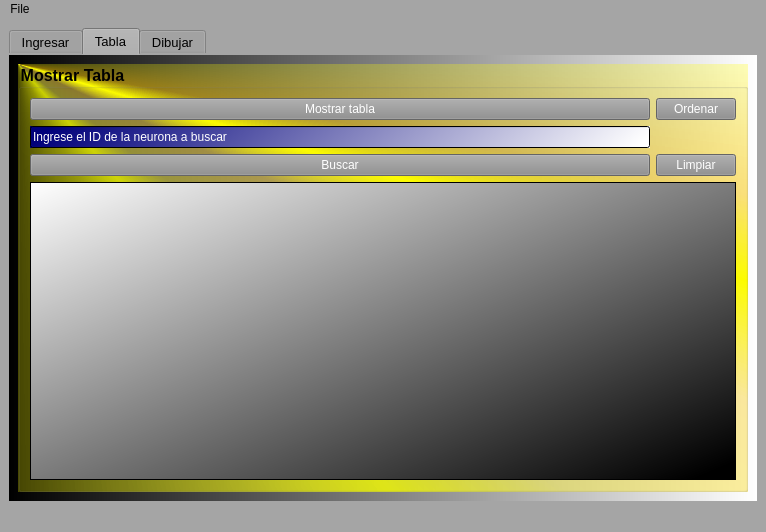
<?xml version="1.0" encoding="UTF-8"?>
<ui version="4.0">
 <class>MainWindow</class>
 <widget class="QMainWindow" name="MainWindow">
  <property name="geometry">
   <rect>
    <x>0</x>
    <y>0</y>
    <width>766</width>
    <height>532</height>
   </rect>
  </property>
  <property name="windowTitle">
   <string>MainWindow</string>
  </property>
  <property name="styleSheet">
   <string notr="true">background-color: rgb(165, 165, 165);
gridline-color: rgb(0, 0, 0);
border-bottom-color: rgb(0, 0, 0);
alternate-background-color: rgb(0, 0, 0);
color: rgb(0, 0, 0);</string>
  </property>
  <property name="toolButtonStyle">
   <enum>Qt::ToolButtonIconOnly</enum>
  </property>
  <widget class="QWidget" name="centralwidget">
   <property name="styleSheet">
    <string notr="true">border-bottom-color: rgb(0, 0, 0);</string>
   </property>
   <layout class="QGridLayout" name="gridLayout">
    <item row="0" column="0">
     <widget class="QTabWidget" name="table_widget">
      <property name="font">
       <font>
        <pointsize>10</pointsize>
       </font>
      </property>
      <property name="toolTip">
       <string>&lt;html&gt;&lt;head/&gt;&lt;body&gt;&lt;p&gt;Ingresar&lt;/p&gt;&lt;/body&gt;&lt;/html&gt;</string>
      </property>
      <property name="styleSheet">
       <string notr="true">color: rgb(0, 0, 0);
gridline-color: rgb(0, 0, 0);
border-color: rgb(0, 0, 0);
alternate-background-color: rgb(0, 0, 0);
border-bottom-color: rgb(0, 0, 0);</string>
      </property>
      <property name="currentIndex">
       <number>1</number>
      </property>
      <widget class="QWidget" name="Ingresar">
       <property name="enabled">
        <bool>true</bool>
       </property>
       <property name="tabletTracking">
        <bool>false</bool>
       </property>
       <property name="acceptDrops">
        <bool>false</bool>
       </property>
       <property name="whatsThis">
        <string>&lt;html&gt;&lt;head/&gt;&lt;body&gt;&lt;p&gt;Ingresar&lt;/p&gt;&lt;/body&gt;&lt;/html&gt;</string>
       </property>
       <property name="accessibleName">
        <string/>
       </property>
       <property name="accessibleDescription">
        <string/>
       </property>
       <property name="autoFillBackground">
        <bool>false</bool>
       </property>
       <property name="styleSheet">
        <string notr="true">background-color: qlineargradient(spread:pad, x1:0, y1:0, x2:1, y2:0, stop:0 rgba(0, 0, 0, 255), stop:1 rgba(255, 255, 255, 255));
gridline-color: rgb(0, 0, 0);
border-bottom-color: rgb(0, 0, 0);</string>
       </property>
       <attribute name="title">
        <string>Ingresar</string>
       </attribute>
       <layout class="QGridLayout" name="gridLayout_3">
        <item row="0" column="0">
         <widget class="QGroupBox" name="groupBox_Neurona_agregar">
          <property name="font">
           <font>
            <pointsize>12</pointsize>
            <bold>true</bold>
           </font>
          </property>
          <property name="styleSheet">
           <string notr="true">color: rgb(0, 0, 0);
background-color: qconicalgradient(cx:0, cy:0, angle:135, stop:0 rgba(255, 255, 0, 69), stop:0.375 rgba(255, 255, 0, 69), stop:0.423533 rgba(251, 255, 0, 145), stop:0.45 rgba(247, 255, 0, 208), stop:0.477581 rgba(255, 244, 71, 130), stop:0.518717 rgba(255, 218, 71, 130), stop:0.55 rgba(255, 255, 0, 255), stop:0.57754 rgba(255, 203, 0, 130), stop:0.625 rgba(255, 255, 0, 69), stop:1 rgba(255, 255, 0, 69));</string>
          </property>
          <property name="title">
           <string>Ingresar neurona</string>
          </property>
          <layout class="QGridLayout" name="gridLayout_4">
           <item row="0" column="0">
            <widget class="QLabel" name="label_ID">
             <property name="styleSheet">
              <string notr="true">color: rgb(0, 0, 0);
background-color: rgb(44, 55, 79);</string>
             </property>
             <property name="text">
              <string>&lt;html&gt;&lt;head/&gt;&lt;body&gt;&lt;p&gt;&lt;span style=&quot; color:#ffffff;&quot;&gt;ID&lt;/span&gt;&lt;/p&gt;&lt;/body&gt;&lt;/html&gt;</string>
             </property>
            </widget>
           </item>
           <item row="0" column="1">
            <widget class="QLineEdit" name="leID">
             <property name="styleSheet">
              <string notr="true">color: rgb(255, 255, 255);
border-bottom-color: rgb(0, 0, 0);
background-color: rgb(141, 141, 141);</string>
             </property>
            </widget>
           </item>
           <item row="1" column="0">
            <widget class="QLabel" name="label_Voltaje">
             <property name="styleSheet">
              <string notr="true">background-color: rgb(44, 55, 79);</string>
             </property>
             <property name="text">
              <string>&lt;html&gt;&lt;head/&gt;&lt;body&gt;&lt;p&gt;&lt;span style=&quot; color:#ffffff;&quot;&gt;Voltaje&lt;/span&gt;&lt;/p&gt;&lt;/body&gt;&lt;/html&gt;</string>
             </property>
            </widget>
           </item>
           <item row="1" column="1">
            <widget class="QLineEdit" name="levoltaje">
             <property name="styleSheet">
              <string notr="true">color: rgb(255, 255, 255);
background-color: rgb(141, 141, 141);</string>
             </property>
            </widget>
           </item>
           <item row="2" column="0">
            <widget class="QLabel" name="label_X">
             <property name="styleSheet">
              <string notr="true">background-color: rgb(44, 55, 79);</string>
             </property>
             <property name="text">
              <string>&lt;html&gt;&lt;head/&gt;&lt;body&gt;&lt;p&gt;&lt;span style=&quot; color:#ffffff;&quot;&gt;Posicion X&lt;/span&gt;&lt;/p&gt;&lt;/body&gt;&lt;/html&gt;</string>
             </property>
            </widget>
           </item>
           <item row="2" column="1">
            <widget class="QLineEdit" name="leX">
             <property name="styleSheet">
              <string notr="true">color: rgb(255, 255, 255);
background-color: rgb(141, 141, 141);</string>
             </property>
            </widget>
           </item>
           <item row="3" column="0">
            <widget class="QLabel" name="label_Y">
             <property name="styleSheet">
              <string notr="true">background-color: rgb(44, 55, 79);</string>
             </property>
             <property name="text">
              <string>&lt;html&gt;&lt;head/&gt;&lt;body&gt;&lt;p&gt;&lt;span style=&quot; color:#ffffff;&quot;&gt;Posicion Y&lt;/span&gt;&lt;/p&gt;&lt;/body&gt;&lt;/html&gt;</string>
             </property>
            </widget>
           </item>
           <item row="3" column="1">
            <widget class="QLineEdit" name="leY">
             <property name="styleSheet">
              <string notr="true">color: rgb(255, 255, 255);
background-color: rgb(141, 141, 141);</string>
             </property>
            </widget>
           </item>
           <item row="4" column="0">
            <widget class="QLabel" name="label_Red">
             <property name="styleSheet">
              <string notr="true">background-color: rgb(44, 55, 79);</string>
             </property>
             <property name="text">
              <string>&lt;html&gt;&lt;head/&gt;&lt;body&gt;&lt;p&gt;&lt;span style=&quot; color:#ffffff;&quot;&gt;Red &lt;/span&gt;&lt;/p&gt;&lt;/body&gt;&lt;/html&gt;</string>
             </property>
            </widget>
           </item>
           <item row="4" column="1">
            <widget class="QLineEdit" name="leRed">
             <property name="styleSheet">
              <string notr="true">color: rgb(255, 255, 255);
background-color: rgb(141, 141, 141);</string>
             </property>
            </widget>
           </item>
           <item row="5" column="0">
            <widget class="QLabel" name="label_Green">
             <property name="styleSheet">
              <string notr="true">background-color: rgb(44, 55, 79);</string>
             </property>
             <property name="text">
              <string>&lt;html&gt;&lt;head/&gt;&lt;body&gt;&lt;p&gt;&lt;span style=&quot; color:#ffffff;&quot;&gt;Green&lt;/span&gt;&lt;/p&gt;&lt;/body&gt;&lt;/html&gt;</string>
             </property>
            </widget>
           </item>
           <item row="5" column="1">
            <widget class="QLineEdit" name="leGreen">
             <property name="styleSheet">
              <string notr="true">color: rgb(255, 255, 255);
background-color: rgb(141, 141, 141);</string>
             </property>
            </widget>
           </item>
           <item row="6" column="0">
            <widget class="QLabel" name="label_Blue">
             <property name="styleSheet">
              <string notr="true">background-color: rgb(44, 55, 79);</string>
             </property>
             <property name="text">
              <string>&lt;html&gt;&lt;head/&gt;&lt;body&gt;&lt;p&gt;&lt;span style=&quot; color:#ffffff;&quot;&gt;Blue&lt;/span&gt;&lt;/p&gt;&lt;/body&gt;&lt;/html&gt;</string>
             </property>
            </widget>
           </item>
           <item row="6" column="1">
            <widget class="QLineEdit" name="leBlue">
             <property name="styleSheet">
              <string notr="true">color: rgb(255, 255, 255);
background-color: rgb(141, 141, 141);</string>
             </property>
            </widget>
           </item>
           <item row="7" column="1">
            <widget class="QPushButton" name="pushButton_guardar_Final">
             <property name="palette">
              <palette>
               <active>
                <colorrole role="WindowText">
                 <brush brushstyle="SolidPattern">
                  <color alpha="255">
                   <red>255</red>
                   <green>255</green>
                   <blue>255</blue>
                  </color>
                 </brush>
                </colorrole>
                <colorrole role="Button">
                 <brush brushstyle="SolidPattern">
                  <color alpha="255">
                   <red>58</red>
                   <green>58</green>
                   <blue>58</blue>
                  </color>
                 </brush>
                </colorrole>
                <colorrole role="Text">
                 <brush brushstyle="SolidPattern">
                  <color alpha="255">
                   <red>255</red>
                   <green>255</green>
                   <blue>255</blue>
                  </color>
                 </brush>
                </colorrole>
                <colorrole role="ButtonText">
                 <brush brushstyle="SolidPattern">
                  <color alpha="255">
                   <red>255</red>
                   <green>255</green>
                   <blue>255</blue>
                  </color>
                 </brush>
                </colorrole>
                <colorrole role="Base">
                 <brush brushstyle="SolidPattern">
                  <color alpha="255">
                   <red>58</red>
                   <green>58</green>
                   <blue>58</blue>
                  </color>
                 </brush>
                </colorrole>
                <colorrole role="Window">
                 <brush brushstyle="SolidPattern">
                  <color alpha="255">
                   <red>58</red>
                   <green>58</green>
                   <blue>58</blue>
                  </color>
                 </brush>
                </colorrole>
                <colorrole role="AlternateBase">
                 <brush brushstyle="SolidPattern">
                  <color alpha="255">
                   <red>0</red>
                   <green>0</green>
                   <blue>0</blue>
                  </color>
                 </brush>
                </colorrole>
                <colorrole role="PlaceholderText">
                 <brush brushstyle="SolidPattern">
                  <color alpha="255">
                   <red>255</red>
                   <green>255</green>
                   <blue>255</blue>
                  </color>
                 </brush>
                </colorrole>
               </active>
               <inactive>
                <colorrole role="WindowText">
                 <brush brushstyle="SolidPattern">
                  <color alpha="255">
                   <red>255</red>
                   <green>255</green>
                   <blue>255</blue>
                  </color>
                 </brush>
                </colorrole>
                <colorrole role="Button">
                 <brush brushstyle="SolidPattern">
                  <color alpha="255">
                   <red>58</red>
                   <green>58</green>
                   <blue>58</blue>
                  </color>
                 </brush>
                </colorrole>
                <colorrole role="Text">
                 <brush brushstyle="SolidPattern">
                  <color alpha="255">
                   <red>255</red>
                   <green>255</green>
                   <blue>255</blue>
                  </color>
                 </brush>
                </colorrole>
                <colorrole role="ButtonText">
                 <brush brushstyle="SolidPattern">
                  <color alpha="255">
                   <red>255</red>
                   <green>255</green>
                   <blue>255</blue>
                  </color>
                 </brush>
                </colorrole>
                <colorrole role="Base">
                 <brush brushstyle="SolidPattern">
                  <color alpha="255">
                   <red>58</red>
                   <green>58</green>
                   <blue>58</blue>
                  </color>
                 </brush>
                </colorrole>
                <colorrole role="Window">
                 <brush brushstyle="SolidPattern">
                  <color alpha="255">
                   <red>58</red>
                   <green>58</green>
                   <blue>58</blue>
                  </color>
                 </brush>
                </colorrole>
                <colorrole role="AlternateBase">
                 <brush brushstyle="SolidPattern">
                  <color alpha="255">
                   <red>0</red>
                   <green>0</green>
                   <blue>0</blue>
                  </color>
                 </brush>
                </colorrole>
                <colorrole role="PlaceholderText">
                 <brush brushstyle="SolidPattern">
                  <color alpha="255">
                   <red>255</red>
                   <green>255</green>
                   <blue>255</blue>
                  </color>
                 </brush>
                </colorrole>
               </inactive>
               <disabled>
                <colorrole role="WindowText">
                 <brush brushstyle="SolidPattern">
                  <color alpha="255">
                   <red>255</red>
                   <green>255</green>
                   <blue>255</blue>
                  </color>
                 </brush>
                </colorrole>
                <colorrole role="Button">
                 <brush brushstyle="SolidPattern">
                  <color alpha="255">
                   <red>58</red>
                   <green>58</green>
                   <blue>58</blue>
                  </color>
                 </brush>
                </colorrole>
                <colorrole role="Text">
                 <brush brushstyle="SolidPattern">
                  <color alpha="255">
                   <red>255</red>
                   <green>255</green>
                   <blue>255</blue>
                  </color>
                 </brush>
                </colorrole>
                <colorrole role="ButtonText">
                 <brush brushstyle="SolidPattern">
                  <color alpha="255">
                   <red>255</red>
                   <green>255</green>
                   <blue>255</blue>
                  </color>
                 </brush>
                </colorrole>
                <colorrole role="Base">
                 <brush brushstyle="SolidPattern">
                  <color alpha="255">
                   <red>58</red>
                   <green>58</green>
                   <blue>58</blue>
                  </color>
                 </brush>
                </colorrole>
                <colorrole role="Window">
                 <brush brushstyle="SolidPattern">
                  <color alpha="255">
                   <red>58</red>
                   <green>58</green>
                   <blue>58</blue>
                  </color>
                 </brush>
                </colorrole>
                <colorrole role="AlternateBase">
                 <brush brushstyle="SolidPattern">
                  <color alpha="255">
                   <red>0</red>
                   <green>0</green>
                   <blue>0</blue>
                  </color>
                 </brush>
                </colorrole>
                <colorrole role="PlaceholderText">
                 <brush brushstyle="SolidPattern">
                  <color alpha="255">
                   <red>255</red>
                   <green>255</green>
                   <blue>255</blue>
                  </color>
                 </brush>
                </colorrole>
               </disabled>
              </palette>
             </property>
             <property name="mouseTracking">
              <bool>false</bool>
             </property>
             <property name="styleSheet">
              <string notr="true">color: rgb(255, 255, 255);
background-color: rgb(58, 58, 58);
border-color: rgb(255, 255, 255);</string>
             </property>
             <property name="text">
              <string>Guardar neurona al final</string>
             </property>
             <property name="checkable">
              <bool>false</bool>
             </property>
            </widget>
           </item>
           <item row="7" column="2">
            <widget class="QPushButton" name="pushButton_Imprimir">
             <property name="styleSheet">
              <string notr="true">color: rgb(255, 255, 255);
background-color: rgb(58, 58, 58);
border-color: rgb(255, 255, 255);</string>
             </property>
             <property name="text">
              <string>Imprimir</string>
             </property>
            </widget>
           </item>
           <item row="8" column="1">
            <widget class="QPushButton" name="pushButton_guardar_Inicio">
             <property name="styleSheet">
              <string notr="true">color: rgb(255, 255, 255);
background-color: rgb(58, 58, 58);
border-color: rgb(255, 255, 255);</string>
             </property>
             <property name="text">
              <string>Guardar neurona al inicio</string>
             </property>
            </widget>
           </item>
           <item row="8" column="2">
            <widget class="QPushButton" name="pushButton">
             <property name="styleSheet">
              <string notr="true">color: rgb(255, 255, 255);
background-color: rgb(58, 58, 58);</string>
             </property>
             <property name="text">
              <string>Limpiar</string>
             </property>
            </widget>
           </item>
           <item row="0" column="2" rowspan="7">
            <widget class="QPlainTextEdit" name="plainTextEdit_imprimir">
             <property name="styleSheet">
              <string notr="true">color: rgb(255, 255, 255);
background-color: rgb(58, 58, 58);</string>
             </property>
            </widget>
           </item>
          </layout>
         </widget>
        </item>
       </layout>
      </widget>
      <widget class="QWidget" name="Imprimir">
       <property name="styleSheet">
        <string notr="true">background-color: qlineargradient(spread:pad, x1:0, y1:0, x2:1, y2:0, stop:0 rgba(0, 0, 0, 255), stop:1 rgba(255, 255, 255, 255));</string>
       </property>
       <attribute name="title">
        <string>Tabla</string>
       </attribute>
       <layout class="QGridLayout" name="gridLayout_2">
        <item row="0" column="0">
         <widget class="QGroupBox" name="groupBox">
          <property name="font">
           <font>
            <pointsize>12</pointsize>
            <bold>true</bold>
           </font>
          </property>
          <property name="styleSheet">
           <string notr="true">background-color: qconicalgradient(cx:0, cy:0, angle:135, stop:0 rgba(255, 255, 0, 69), stop:0.375 rgba(255, 255, 0, 69), stop:0.423533 rgba(251, 255, 0, 145), stop:0.45 rgba(247, 255, 0, 208), stop:0.477581 rgba(255, 244, 71, 130), stop:0.518717 rgba(255, 218, 71, 130), stop:0.55 rgba(255, 255, 0, 255), stop:0.57754 rgba(255, 203, 0, 130), stop:0.625 rgba(255, 255, 0, 69), stop:1 rgba(255, 255, 0, 69));
color: rgb(0, 0, 0);</string>
          </property>
          <property name="title">
           <string>Mostrar Tabla</string>
          </property>
          <layout class="QGridLayout" name="gridLayout_5">
           <item row="0" column="0">
            <widget class="QPushButton" name="pushButton_mostrar_tabla">
             <property name="styleSheet">
              <string notr="true">color: rgb(255, 255, 255);
background-color: rgb(141, 141, 141);</string>
             </property>
             <property name="text">
              <string>Mostrar tabla</string>
             </property>
            </widget>
           </item>
           <item row="0" column="1">
            <widget class="QPushButton" name="pushButton_ordenar">
             <property name="styleSheet">
              <string notr="true">color: rgb(255, 255, 255);
background-color: rgb(141, 141, 141);</string>
             </property>
             <property name="text">
              <string>Ordenar</string>
             </property>
            </widget>
           </item>
           <item row="1" column="0">
            <widget class="QLineEdit" name="leneurona">
             <property name="styleSheet">
              <string notr="true">color: rgb(255, 255, 255);
background-color: qlineargradient(spread:pad, x1:0, y1:0.858, x2:0.981, y2:0.898, stop:0 rgba(0, 0, 122, 255), stop:1 rgba(255, 255, 255, 255));</string>
             </property>
             <property name="text">
              <string>Ingrese el ID de la neurona a buscar</string>
             </property>
            </widget>
           </item>
           <item row="2" column="0">
            <widget class="QPushButton" name="pushButton_buscar_neurona">
             <property name="styleSheet">
              <string notr="true">color: rgb(255, 255, 255);
background-color: rgb(141, 141, 141);</string>
             </property>
             <property name="text">
              <string>Buscar</string>
             </property>
            </widget>
           </item>
           <item row="2" column="1">
            <widget class="QPushButton" name="pushButton_limpiar_tabla">
             <property name="styleSheet">
              <string notr="true">color: rgb(255, 255, 255);
background-color: rgb(141, 141, 141);</string>
             </property>
             <property name="text">
              <string>Limpiar</string>
             </property>
            </widget>
           </item>
           <item row="3" column="0" colspan="2">
            <widget class="QTableWidget" name="table_neurona">
             <property name="styleSheet">
              <string notr="true">background-color: qlineargradient(spread:pad, x1:1, y1:1, x2:0, y2:0, stop:0.0328638 rgba(0, 0, 0, 255), stop:1 rgba(255, 255, 255, 255));
font: 700 10pt &quot;Segoe UI&quot;;
gridline-color: rgb(0, 0, 0);
color: rgb(0, 0, 0);</string>
             </property>
            </widget>
           </item>
          </layout>
         </widget>
        </item>
       </layout>
      </widget>
      <widget class="QWidget" name="Dibujar">
       <property name="styleSheet">
        <string notr="true">background-color: qlineargradient(spread:pad, x1:0, y1:0, x2:1, y2:0, stop:0 rgba(0, 0, 0, 255), stop:1 rgba(255, 255, 255, 255));</string>
       </property>
       <attribute name="title">
        <string>Dibujar</string>
       </attribute>
       <layout class="QGridLayout" name="gridLayout_6">
        <item row="0" column="0">
         <widget class="QGroupBox" name="groupBox_2">
          <property name="font">
           <font>
            <pointsize>12</pointsize>
            <bold>true</bold>
           </font>
          </property>
          <property name="styleSheet">
           <string notr="true">background-color: qconicalgradient(cx:0, cy:0, angle:135, stop:0 rgba(255, 255, 0, 69), stop:0.375 rgba(255, 255, 0, 69), stop:0.423533 rgba(251, 255, 0, 145), stop:0.45 rgba(247, 255, 0, 208), stop:0.477581 rgba(255, 244, 71, 130), stop:0.518717 rgba(255, 218, 71, 130), stop:0.55 rgba(255, 255, 0, 255), stop:0.57754 rgba(255, 203, 0, 130), stop:0.625 rgba(255, 255, 0, 69), stop:1 rgba(255, 255, 0, 69));
color: rgb(0, 0, 0);</string>
          </property>
          <property name="title">
           <string>Dibujar</string>
          </property>
          <layout class="QGridLayout" name="gridLayout_7">
           <item row="0" column="0">
            <widget class="QPushButton" name="pushButton_Dibujar">
             <property name="styleSheet">
              <string notr="true">color: rgb(255, 255, 255);
background-color: rgb(58, 58, 58);
border-color: rgb(255, 255, 255);</string>
             </property>
             <property name="text">
              <string>Dibujar</string>
             </property>
            </widget>
           </item>
           <item row="0" column="1">
            <widget class="QPushButton" name="pushButton_Limpiar_2">
             <property name="styleSheet">
              <string notr="true">color: rgb(255, 255, 255);
background-color: rgb(58, 58, 58);
border-color: rgb(255, 255, 255);</string>
             </property>
             <property name="text">
              <string>Limpiar</string>
             </property>
            </widget>
           </item>
           <item row="1" column="0" colspan="2">
            <widget class="QGraphicsView" name="graphicsView">
             <property name="styleSheet">
              <string notr="true">background-color: rgb(255, 255, 255);</string>
             </property>
            </widget>
           </item>
          </layout>
         </widget>
        </item>
       </layout>
      </widget>
     </widget>
    </item>
   </layout>
  </widget>
  <widget class="QMenuBar" name="menubar">
   <property name="geometry">
    <rect>
     <x>0</x>
     <y>0</y>
     <width>766</width>
     <height>21</height>
    </rect>
   </property>
   <widget class="QMenu" name="menuFile">
    <property name="title">
     <string>File</string>
    </property>
    <addaction name="separator"/>
    <addaction name="actionGuardar"/>
    <addaction name="actionAbrir"/>
   </widget>
   <addaction name="menuFile"/>
  </widget>
  <widget class="QStatusBar" name="statusbar"/>
  <action name="actionAbrir">
   <property name="enabled">
    <bool>true</bool>
   </property>
   <property name="text">
    <string>Abrir</string>
   </property>
   <property name="toolTip">
    <string>Abrir</string>
   </property>
   <property name="font">
    <font>
     <pointsize>10</pointsize>
    </font>
   </property>
  </action>
  <action name="actionGuardar">
   <property name="text">
    <string>Guardar</string>
   </property>
   <property name="font">
    <font>
     <pointsize>10</pointsize>
    </font>
   </property>
  </action>
 </widget>
 <resources/>
 <connections/>
</ui>
